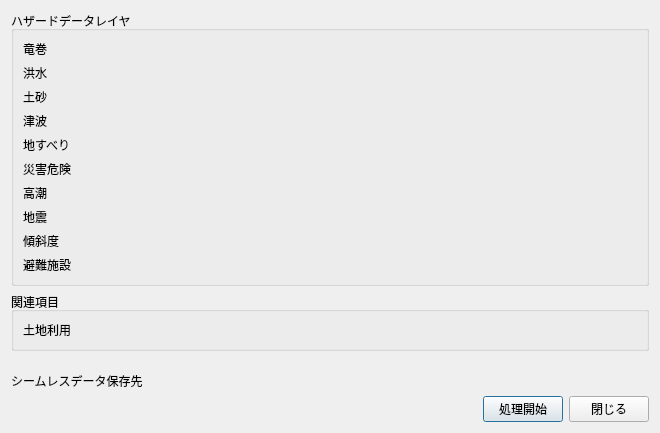
<?xml version="1.0" encoding="UTF-8"?>
<ui version="4.0">
 <class>dialog</class>
 <widget class="QDialog" name="dialog">
  <property name="enabled">
   <bool>true</bool>
  </property>
  <property name="geometry">
   <rect>
    <x>0</x>
    <y>0</y>
    <width>660</width>
    <height>433</height>
   </rect>
  </property>
  <property name="sizePolicy">
   <sizepolicy hsizetype="Preferred" vsizetype="Preferred">
    <horstretch>0</horstretch>
    <verstretch>200</verstretch>
   </sizepolicy>
  </property>
  <property name="maximumSize">
   <size>
    <width>16777215</width>
    <height>16777215</height>
   </size>
  </property>
  <property name="windowTitle">
   <string>シームレスデータ整備</string>
  </property>
  <layout class="QGridLayout" name="gridLayout">
   <item row="2" column="0">
    <widget class="QGroupBox" name="groupBox_3">
     <property name="title">
      <string>関連項目</string>
     </property>
     <layout class="QGridLayout" name="gridLayout_5">
      <item row="0" column="0">
       <widget class="QLabel" name="label_7">
        <property name="text">
         <string>土地利用</string>
        </property>
       </widget>
      </item>
      <item row="0" column="1">
       <widget class="QgsFileWidget" name="mQgsFileWidget_5"/>
      </item>
     </layout>
    </widget>
   </item>
   <item row="1" column="0">
    <widget class="QGroupBox" name="groupBox">
     <property name="title">
      <string>ハザードデータレイヤ</string>
     </property>
     <layout class="QGridLayout" name="gridLayout_2">
      <item row="4" column="0">
       <widget class="QLabel" name="label_12">
        <property name="text">
         <string>地すべり</string>
        </property>
       </widget>
      </item>
      <item row="6" column="2">
       <widget class="QgsFileWidget" name="mQgsFileWidget_9"/>
      </item>
      <item row="2" column="2">
       <widget class="QgsFileWidget" name="mQgsFileWidget_2"/>
      </item>
      <item row="1" column="0">
       <widget class="QLabel" name="label_9">
        <property name="text">
         <string>洪水</string>
        </property>
       </widget>
      </item>
      <item row="3" column="0">
       <widget class="QLabel" name="label_11">
        <property name="text">
         <string>津波</string>
        </property>
       </widget>
      </item>
      <item row="9" column="0">
       <widget class="QLabel" name="label_4">
        <property name="text">
         <string>避難施設</string>
        </property>
       </widget>
      </item>
      <item row="6" column="0">
       <widget class="QLabel" name="label_14">
        <property name="text">
         <string>高潮</string>
        </property>
       </widget>
      </item>
      <item row="0" column="2">
       <widget class="QgsFileWidget" name="mQgsFileWidget"/>
      </item>
      <item row="8" column="0">
       <widget class="QLabel" name="label_3">
        <property name="text">
         <string>傾斜度</string>
        </property>
       </widget>
      </item>
      <item row="5" column="0">
       <widget class="QLabel" name="label_13">
        <property name="text">
         <string>災害危険</string>
        </property>
       </widget>
      </item>
      <item row="3" column="2">
       <widget class="QgsFileWidget" name="mQgsFileWidget_6"/>
      </item>
      <item row="7" column="0">
       <widget class="QLabel" name="label_2">
        <property name="text">
         <string>地震</string>
        </property>
       </widget>
      </item>
      <item row="4" column="2">
       <widget class="QgsFileWidget" name="mQgsFileWidget_7"/>
      </item>
      <item row="5" column="2">
       <widget class="QgsFileWidget" name="mQgsFileWidget_8"/>
      </item>
      <item row="1" column="2">
       <widget class="QgsFileWidget" name="mQgsFileWidget_3"/>
      </item>
      <item row="0" column="0">
       <widget class="QLabel" name="label_8">
        <property name="text">
         <string>竜巻</string>
        </property>
       </widget>
      </item>
      <item row="2" column="0">
       <widget class="QLabel" name="label_10">
        <property name="text">
         <string>土砂</string>
        </property>
       </widget>
      </item>
      <item row="7" column="2">
       <widget class="QgsFileWidget" name="mQgsFileWidget_4"/>
      </item>
      <item row="8" column="2">
       <widget class="QgsFileWidget" name="mQgsFileWidget_11"/>
      </item>
      <item row="9" column="2">
       <widget class="QgsFileWidget" name="mQgsFileWidget_12"/>
      </item>
     </layout>
    </widget>
   </item>
   <item row="5" column="0">
    <spacer name="verticalSpacer">
     <property name="orientation">
      <enum>Qt::Vertical</enum>
     </property>
     <property name="sizeHint" stdset="0">
      <size>
       <width>20</width>
       <height>40</height>
      </size>
     </property>
    </spacer>
   </item>
   <item row="7" column="0">
    <layout class="QHBoxLayout" name="horizontalLayout">
     <item>
      <spacer name="horizontalSpacer">
       <property name="orientation">
        <enum>Qt::Horizontal</enum>
       </property>
       <property name="sizeHint" stdset="0">
        <size>
         <width>40</width>
         <height>20</height>
        </size>
       </property>
      </spacer>
     </item>
     <item>
      <widget class="QPushButton" name="pushButton_run">
       <property name="text">
        <string>処理開始</string>
       </property>
      </widget>
     </item>
     <item>
      <widget class="QPushButton" name="pushButton_cancel">
       <property name="text">
        <string>閉じる</string>
       </property>
      </widget>
     </item>
    </layout>
   </item>
   <item row="6" column="0">
    <layout class="QHBoxLayout" name="horizontalLayout_2">
     <item>
      <widget class="QLabel" name="label">
       <property name="text">
        <string>シームレスデータ保存先</string>
       </property>
      </widget>
     </item>
     <item>
      <widget class="QgsFileWidget" name="mQgsFileWidget_10"/>
     </item>
    </layout>
   </item>
  </layout>
 </widget>
 <customwidgets>
  <customwidget>
   <class>QgsFileWidget</class>
   <extends>QWidget</extends>
   <header>qgsfilewidget.h</header>
  </customwidget>
 </customwidgets>
 <resources/>
 <connections/>
</ui>
